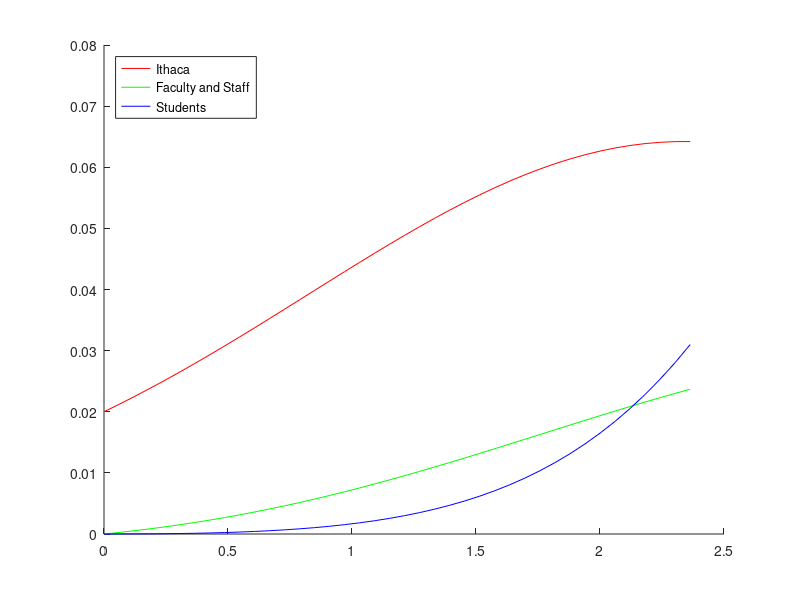

Reproduce this figure in MATLAB.
global r11 = 1.0;
global r22 = 0.8;
global r33 = 2.0;
global r12 = 0.2;
global r21 = 0.2;
global r23 = 0.3;
global r32 = 0.3;


global ak1 = 0.4;
global ak2 = 0.3;
global ak3 = 0.1;

function derivs = f( I, t)
	global r11; global r12; global r21;
	global r22; global r23; global r32;
	global r33; global ak1; global ak2;
	global ak3;

	derivs = zeros(1,3);
	derivs(1) = (r11 * I(1) + r12 * I(2)).*(1.0 - I(1) - ak1 * t);
	derivs(2) = (r21 * I(1) + r22 * I(2) + r23 * I(3) ) .* (1.0 - I(2) - ak2 * t);
	derivs(3) = (r23 * I(2) + r33 * I(3)) .* (1.0 - I(3) - ak3 * t);
end

T = linspace(0,6);
X = lsode(@f, [0.02; 1e-8; 1e-8], T);
i = 1;
while (i < length(T)) && (X(i,1) + ak1 * T(i) < 1) && (X(i,2) + ak2 * T(i) < 1) && (X(i,3) + ak3 * T(i) < 1)
	i= i + 1;
end
X(1:i,:)
hold on
plot(T(1:i), X(1:i,1), "color", "r", ";Ithaca;")
plot(T(1:i), X(1:i,2), "color", "g", ";Faculty and Staff;")
plot(T(1:i), X(1:i,3), "color", "b", ";Students;")
legend("location", "northwest")
hold off
pause
